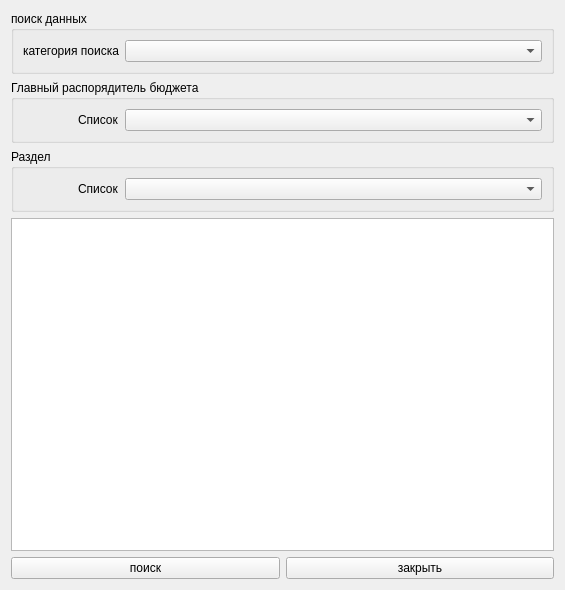
<?xml version="1.0" encoding="UTF-8"?>
<ui version="4.0">
 <class>FormFinder</class>
 <widget class="QWidget" name="FormFinder">
  <property name="geometry">
   <rect>
    <x>0</x>
    <y>0</y>
    <width>507</width>
    <height>590</height>
   </rect>
  </property>
  <property name="windowTitle">
   <string>Blockchain Федерального бюджета</string>
  </property>
  <layout class="QVBoxLayout" name="verticalLayout_4">
   <item>
    <layout class="QVBoxLayout" name="verticalLayout_3">
     <item>
      <layout class="QVBoxLayout" name="verticalLayout_2">
       <item>
        <widget class="QGroupBox" name="groupBox">
         <property name="title">
          <string>поиск данных</string>
         </property>
         <layout class="QHBoxLayout" name="horizontalLayout_3">
          <item>
           <layout class="QHBoxLayout" name="horizontalLayout_2" stretch="0,1">
            <property name="leftMargin">
             <number>0</number>
            </property>
            <item>
             <widget class="QLabel" name="label_3">
              <property name="text">
               <string>категория поиска</string>
              </property>
             </widget>
            </item>
            <item>
             <widget class="QComboBox" name="grb_box">
              <item>
               <property name="text">
                <string/>
               </property>
              </item>
              <item>
               <property name="text">
                <string>Главный распорядитель бюджета</string>
               </property>
              </item>
              <item>
               <property name="text">
                <string>Раздел</string>
               </property>
              </item>
             </widget>
            </item>
           </layout>
          </item>
         </layout>
        </widget>
       </item>
       <item>
        <widget class="QGroupBox" name="groupBox_2">
         <property name="title">
          <string>Главный распорядитель бюджета</string>
         </property>
         <layout class="QHBoxLayout" name="horizontalLayout_5">
          <item>
           <layout class="QHBoxLayout" name="horizontalLayout_4" stretch="0,1">
            <property name="leftMargin">
             <number>55</number>
            </property>
            <item>
             <widget class="QLabel" name="label_2">
              <property name="text">
               <string>Список</string>
              </property>
             </widget>
            </item>
            <item>
             <widget class="QComboBox" name="spisok_grb_box">
              <item>
               <property name="text">
                <string/>
               </property>
              </item>
              <item>
               <property name="text">
                <string>Федеральное агентство научных организаций</string>
               </property>
              </item>
              <item>
               <property name="text">
                <string>Министерство промышленности и торговли Российской Федерации</string>
               </property>
              </item>
             </widget>
            </item>
           </layout>
          </item>
         </layout>
        </widget>
       </item>
       <item>
        <widget class="QGroupBox" name="groupBox_3">
         <property name="title">
          <string>Раздел</string>
         </property>
         <layout class="QHBoxLayout" name="horizontalLayout_7">
          <item>
           <layout class="QHBoxLayout" name="horizontalLayout_6" stretch="0,1">
            <property name="leftMargin">
             <number>55</number>
            </property>
            <item>
             <widget class="QLabel" name="label">
              <property name="text">
               <string>Список</string>
              </property>
             </widget>
            </item>
            <item>
             <widget class="QComboBox" name="spisok_sub_box">
              <item>
               <property name="text">
                <string/>
               </property>
              </item>
              <item>
               <property name="text">
                <string>Общегосударственные вопросы</string>
               </property>
              </item>
              <item>
               <property name="text">
                <string>Национальная экономика</string>
               </property>
              </item>
             </widget>
            </item>
           </layout>
          </item>
         </layout>
        </widget>
       </item>
      </layout>
     </item>
     <item>
      <widget class="QListWidget" name="listWidget"/>
     </item>
     <item>
      <layout class="QVBoxLayout" name="verticalLayout">
       <item>
        <layout class="QHBoxLayout" name="horizontalLayout">
         <item>
          <widget class="QPushButton" name="find_btn">
           <property name="text">
            <string>поиск</string>
           </property>
          </widget>
         </item>
         <item>
          <widget class="QPushButton" name="close_btn">
           <property name="text">
            <string>закрыть</string>
           </property>
          </widget>
         </item>
        </layout>
       </item>
      </layout>
     </item>
    </layout>
   </item>
  </layout>
 </widget>
 <resources/>
 <connections/>
</ui>
